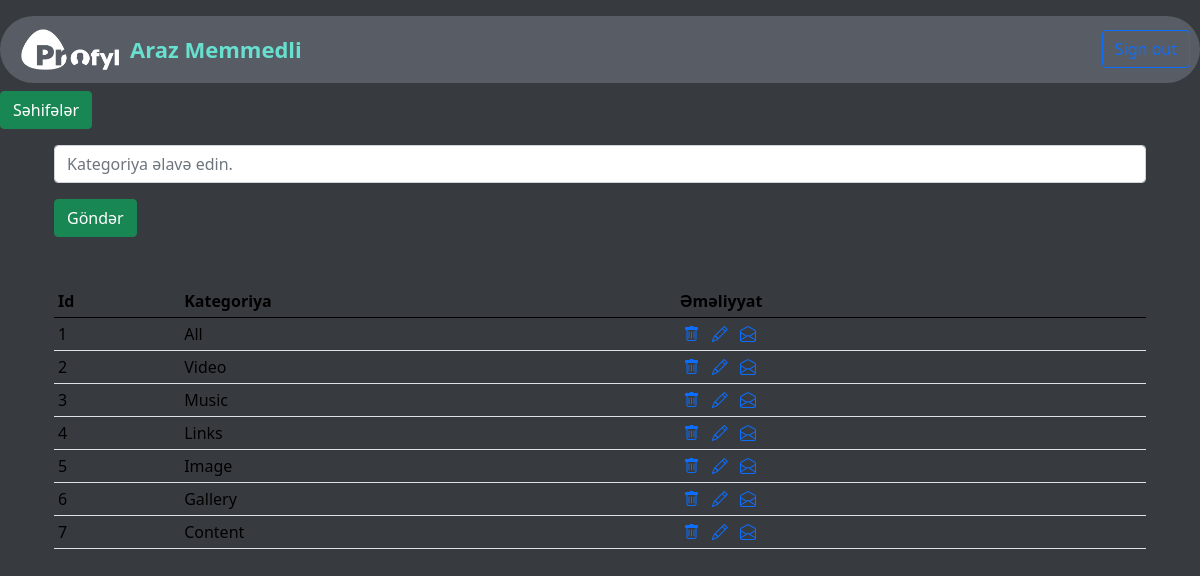
The app's page /admin/portfolio/category/ with its own data.
### app/models.py (models this page shows)
class PortfolioCategory(db.Model):
    __tablename__='portfolio_category'
    id = db.Column(db.Integer, primary_key=True)
    cat_name = db.Column(db.String(100))
    posts = db.relationship('Portfolio', backref='portfolio_category')

### admin/portfolio_routes.py (the view, shortened to what this page needs)
@portfolio_bp.route('/admin/portfolio/category/',methods=['GET','POST'])
def portfolio_category():
    portfolioCategoryForm=PortfolioCategoryForm()
    portfoliocategories=PortfolioCategory.query.all()
    return render_template('admin/portfolio_category.html',form=portfolioCategoryForm,portfoliocategories=portfoliocategories)

### admin/forms.py
class PortfolioCategoryForm(FlaskForm):
    cat_name=StringField('cat_name')
    cat_submit=SubmitField()

### admin/templates/admin/portfolio_category.html
{% extends 'admin/base.html' %}
{% block content %}
<section id="portfolio-category-form">
    <div class="container">
        <div class="row">
            <div class="col-12">
                <form action="/admin/portfolio/category/" method="POST">
                    <div class="form-group mt-3">
                        {{form.cat_name(class='form-control',placeholder='Kategoriya əlavə edin.')}}
                    </div>
                    <div class="form-group mt-3">
                        {{form.cat_submit(class='btn btn-success',value='Göndər')}}
                    </div>
                </form>
            </div>
        </div>
    </div>
</section>
<section id="portfolio-category-table">
    <div class="container mt-5">
        <table class="table table-sm" style="color: white;">
            <thead>
                <tr>
                    <th scope="col">Id</th>
                    <th scope="col">Kategoriya</th>
                    <th scope="col">Əməliyyat</th>
                  </tr>
            </thead>
            <tbody>
                {% for portfoliocategory in portfoliocategories %}
                <tr>
                    <td>{{portfoliocategory.id}}</td>
                    <td>{{portfoliocategory.cat_name}}</td>
                    <td>
                        <a href="/portfolio/category/delete/{{portfoliocategory.id}}"><i class="bi bi-trash mx-1"></i></a>
                        <a href="/portfolio/category/update/{{portfoliocategory.id}}"><i class="bi bi-pencil mx-1"></i></a>
                        <a href=""><i class="bi bi-envelope-open mx-1"></i></a>
                    </td>
                  </tr>
                {% endfor %}
            </tbody>
          </table>
    </div>
</section>
{% endblock  %}

### records on screen
PortfolioCategory: id "1", cat_name "All"
PortfolioCategory: id "2", cat_name "Video"
PortfolioCategory: id "3", cat_name "Music"
PortfolioCategory: id "4", cat_name "Links"
PortfolioCategory: id "5", cat_name "Image"
PortfolioCategory: id "6", cat_name "Gallery"
PortfolioCategory: id "7", cat_name "Content"
